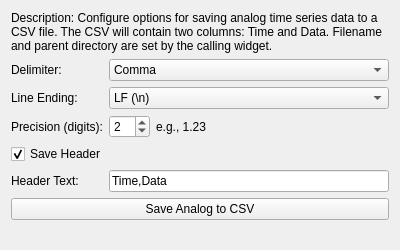
<?xml version="1.0" encoding="UTF-8"?>
<ui version="4.0">
 <class>CSVAnalogSaver_Widget</class>
 <widget class="QWidget" name="CSVAnalogSaver_Widget">
  <property name="geometry">
   <rect>
    <x>0</x>
    <y>0</y>
    <width>400</width>
    <height>250</height>
   </rect>
  </property>
  <property name="windowTitle">
   <string>Form</string>
  </property>
  <layout class="QVBoxLayout" name="verticalLayout">
   <item>
    <widget class="QLabel" name="label_description">
     <property name="text">
      <string>Description: Configure options for saving analog time series data to a CSV file. The CSV will contain two columns: Time and Data. Filename and parent directory are set by the calling widget.</string>
     </property>
     <property name="wordWrap">
      <bool>true</bool>
     </property>
    </widget>
   </item>
   <item>
    <layout class="QGridLayout" name="gridLayout">
     <item row="0" column="0">
      <widget class="QLabel" name="label_delimiter">
       <property name="text">
        <string>Delimiter:</string>
       </property>
      </widget>
     </item>
     <item row="0" column="1">
      <widget class="QComboBox" name="delimiter_combo">
       <item>
        <property name="text">
         <string>Comma</string>
        </property>
       </item>
       <item>
        <property name="text">
         <string>Space</string>
        </property>
       </item>
       <item>
        <property name="text">
         <string>Tab</string>
        </property>
       </item>
      </widget>
     </item>
     <item row="1" column="0">
      <widget class="QLabel" name="label_line_ending">
       <property name="text">
        <string>Line Ending:</string>
       </property>
      </widget>
     </item>
     <item row="1" column="1">
      <widget class="QComboBox" name="line_ending_combo">
       <item>
        <property name="text">
         <string>LF (\n)</string>
        </property>
       </item>
       <item>
        <property name="text">
         <string>CRLF (\r\n)</string>
        </property>
       </item>
      </widget>
     </item>
     <item row="2" column="0">
      <widget class="QLabel" name="label_precision">
       <property name="text">
        <string>Precision (digits):</string>
       </property>
      </widget>
     </item>
     <item row="2" column="1">
      <layout class="QHBoxLayout" name="horizontalLayout_precision">
       <item>
        <widget class="QSpinBox" name="precision_spinbox">
         <property name="minimum">
          <number>0</number>
         </property>
         <property name="maximum">
          <number>10</number>
         </property>
         <property name="value">
          <number>2</number> <!-- Default from CSVAnalogSaverOptions -->
         </property>
        </widget>
       </item>
       <item>
        <widget class="QLabel" name="label_precision_example">
         <property name="text">
          <string>e.g., 1.23</string>
         </property>
        </widget>
       </item>
       <item>
        <spacer name="horizontalSpacer_precision">
         <property name="orientation">
          <enum>Qt::Horizontal</enum>
         </property>
         <property name="sizeHint" stdset="0">
          <size>
           <width>40</width>
           <height>20</height>
          </size>
         </property>
        </spacer>
       </item>
      </layout>
     </item>
     <item row="3" column="0" colspan="2">
      <widget class="QCheckBox" name="save_header_checkbox">
       <property name="text">
        <string>Save Header</string>
       </property>
       <property name="checked">
        <bool>true</bool> <!-- Default from CSVAnalogSaverOptions -->
       </property>
      </widget>
     </item>
     <item row="4" column="0">
      <widget class="QLabel" name="label_header_text">
       <property name="text">
        <string>Header Text:</string>
       </property>
      </widget>
     </item>
     <item row="4" column="1">
      <widget class="QLineEdit" name="header_text_edit">
       <property name="text">
        <string>Time,Data</string> <!-- Default from CSVAnalogSaverOptions -->
       </property>
      </widget>
     </item>
    </layout>
   </item>
   <item>
    <widget class="QPushButton" name="save_action_button">
     <property name="text">
      <string>Save Analog to CSV</string>
     </property>
    </widget>
   </item>
   <item>
    <spacer name="verticalSpacer">
     <property name="orientation">
      <enum>Qt::Orientation::Vertical</enum>
     </property>
     <property name="sizeHint" stdset="0">
      <size>
       <width>20</width>
       <height>40</height>
      </size>
     </property>
    </spacer>
   </item>
  </layout>
 </widget>
 <resources/>
 <connections/>
</ui> 
